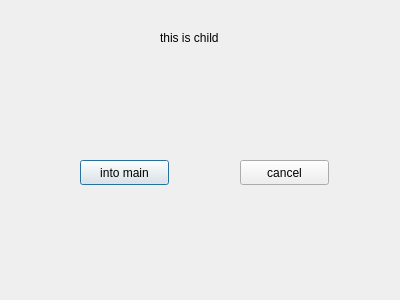
<?xml version="1.0" encoding="UTF-8"?>
<ui version="4.0">
 <class>childDialog</class>
 <widget class="QDialog" name="childDialog">
  <property name="geometry">
   <rect>
    <x>0</x>
    <y>0</y>
    <width>400</width>
    <height>300</height>
   </rect>
  </property>
  <property name="windowTitle">
   <string>Dialog</string>
  </property>
  <widget class="QLabel" name="label">
   <property name="geometry">
    <rect>
     <x>160</x>
     <y>30</y>
     <width>111</width>
     <height>16</height>
    </rect>
   </property>
   <property name="text">
    <string>this is child</string>
   </property>
  </widget>
  <widget class="QPushButton" name="entryButton">
   <property name="geometry">
    <rect>
     <x>80</x>
     <y>160</y>
     <width>89</width>
     <height>25</height>
    </rect>
   </property>
   <property name="text">
    <string>into main</string>
   </property>
  </widget>
  <widget class="QPushButton" name="exitButton">
   <property name="geometry">
    <rect>
     <x>240</x>
     <y>160</y>
     <width>89</width>
     <height>25</height>
    </rect>
   </property>
   <property name="text">
    <string>cancel</string>
   </property>
  </widget>
 </widget>
 <resources/>
 <connections>
  <connection>
   <sender>exitButton</sender>
   <signal>clicked()</signal>
   <receiver>childDialog</receiver>
   <slot>reject()</slot>
   <hints>
    <hint type="sourcelabel">
     <x>274</x>
     <y>175</y>
    </hint>
    <hint type="destinationlabel">
     <x>342</x>
     <y>119</y>
    </hint>
   </hints>
  </connection>
 </connections>
</ui>
